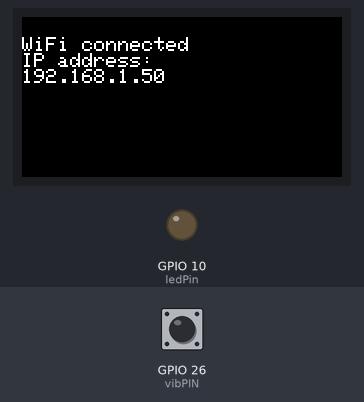
Bench run of a program on a simulated ESP32. Parts: 160×80 colour display, output pins drawn as LEDs (lit = HIGH). Inputs (shaded band) come from the test bench; at power-on: GPIO 26 (vibPIN) LOW. WiFi joins after 1.5 s; servers stay silent unless stated; the local clock reads 2024-03-15 10:24:30 at power-on unless the program sets it; random numbers use the default seed unless the program sets one; no MQTT or app messages arrive unless stated; what the program prints to the serial monitor is not drawn.

Above: at 2.7 s.
At 9.9 s:
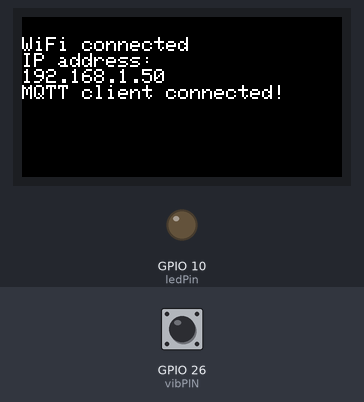
10.0 s: GPIO 26 (vibPIN) pulsed HIGH 2 times (0.12 s each, 0.3 s apart)
At 10.9 s:
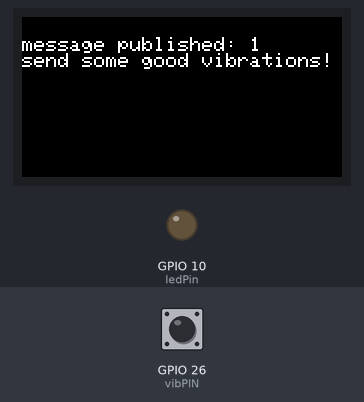
Timing chart, 0 to 13.0 s (numbered marks = the images above; inputs shaded):
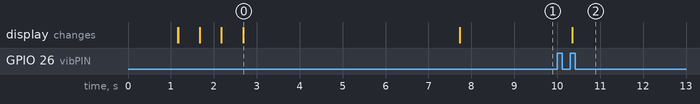

The program:

main.cpp
```cpp
#include <Arduino.h>
#include <M5StickC.h>
#include <Wire.h>

#include "mqttClient.h"
#include "dislpay.h"
#include "vibrationSensor.h"
#include "jsonString.h"

const char* SSID = "*****";
const char* PSK = "*****";
const char * MQTT_BROKER = "*****";
const char * BROKER_PSK = "*****";
const char * BROKER_USER = "*****";
const unsigned int port = 1883;
const int ledPin = 10;
const unsigned int vibPIN= 26;


void setup() {
    M5.begin(true,true,true);
    M5.Lcd.setRotation(1);
    printlnString("running....");
    delay(1000);
    setupWifi(SSID,PSK);
    setupMQTTClient(MQTT_BROKER,port, BROKER_USER,BROKER_PSK);
    Serial.begin(115200);
    pinMode (ledPin, OUTPUT);
    setupVibrationSensor(vibPIN);
}

void loop() {
    int vib =getVibration(vibPIN);
    if (vib > 0) {
        setupNTP();
        startLoop();
        setupDisplay();
        sendMQTTMessage("DHHZ/229/officeAreaDesk1/M5stick/vibrations",createJsonString("M5stick-1", getTimeStamp().c_str(),"m/s^2", vib));
        printString("send some good vibrations!");

    }
    delay(200);
}
```

dislpay.h
```cpp
//
// Created by gra001 on 03.05.2021.
//

#ifndef M5STICK_DISLPAY_H
#define M5STICK_DISLPAY_H
#include <M5StickC.h>
void setupDisplay();
void printWindowContact(bool);
void printlnString(String);
void printString(String);
void printUInt8(uint8_t);

#endif //M5STICK_DISLPAY_H
```

jsonString.h
```cpp
//
// Created by gra001 on 19.05.2021.
//

#ifndef M5STICK_JSONSTRING_H
#define M5STICK_JSONSTRING_H

#include <Arduino.h>

char *createJsonString(const char *device, const char *timestamp, const char *SI, int value);

char *createJsonString(const char *device, const char *timestamp, const char *SI, float value);

char *createJsonString(const char *device, const char *timestamp, const char *SI, byte value);

char *createJsonString(const char *device, const char *timestamp, const char *SI, const char *value);

#endif //M5STICK_JSONSTRING_H
```

mqttClient.h
```cpp
//
// Created by gra001 on 20.05.2021.
//

#ifndef M5STICK_MQTTCLIENT_H
#define M5STICK_MQTTCLIENT_H
#include <PubSubClient.h>
#include <WiFi.h>
#include <Esp.h>
#include "dislpay.h"
#include <NTPClient.h>
#include <ezTime.h>
#include <WiFiUdp.h>


/**************** wifi ****************************************/


void setupWifi(const char * SSID, const char * PSK);


/**************** mqtt ****************************************/

void setupMQTTClient(const char * BROKER, unsigned int Port, const char * USER, const char * PASSWORD);

bool startLoop();

void sendMQTTMessage(char * topic ,char * payload);

/**************** ntp ****************************************/
void setupNTP();
String getTime();
String getTimeStamp();

#endif //M5STICK_MQTTCLIENT_H
```

vibrationSensor.h
```cpp
//
// Created by gra001 on 17.05.2021.
//

#ifndef M5STICK_VIBRATIONSENSOR_H
#define M5STICK_VIBRATIONSENSOR_H
#include <Arduino.h>
void setupVibrationSensor(unsigned int vibPIN);
long unsigned int getVibration(unsigned int vibPIN);
#endif //M5STICK_VIBRATIONSENSOR_H
```

display.cpp
```cpp
//
// Created by gra001 on 03.05.2021.
//

#include "dislpay.h"

void setupDisplay() {
    M5.Lcd.fillScreen(BLACK);
    M5.Lcd.setCursor(0, 10);
    M5.Lcd.setTextColor(WHITE);
    M5.Lcd.setTextSize(1);
}

void printWindowContact(bool closed) {
    M5.Lcd.fillScreen(BLACK);
    M5.Lcd.setCursor(0, 10);
    M5.Lcd.setTextColor(WHITE);
    M5.Lcd.setTextSize(1);
    if (closed){
        M5.Lcd.printf("window closed: true");
    }
    else {
        M5.Lcd.printf("window closed: false");
    }
}

void printlnString(String text){
    M5.Lcd.println(text.c_str());
}
void printString(String text){
    M5.Lcd.print(text.c_str());
}

void printUInt8(uint8_t num) {
    M5.Lcd.println(num);
}
```

jsonString.cpp
```cpp
//
// Created by gra001 on 19.05.2021.
//
#include "jsonString.h"

char buffer[200];

char *createJsonString(const char *device, const char *timestamp, const char *SI, int value) {
    snprintf(buffer, sizeof(buffer), R"({"deviceid": "%s", "timestamp": "%s", "SI": "%s","value": %d})", device, timestamp,
             SI, value);
    return buffer;
}

char * createJsonString(const char *device, const char *timestamp, const char *SI, float value) {
    snprintf(buffer, sizeof(buffer), R"({"deviceid": "%s", "timestamp": "%s", "SI": "%s","value": %f})", device, timestamp,
             SI, value);
    return buffer;
}

char * createJsonString(const char *device, const char *timestamp, const char *SI, byte value) {
    snprintf(buffer, sizeof(buffer), R"({"deviceid": "%s", "timestamp": "%s", "SI": "%s","value": %d})", device, timestamp,
             SI, value);
    return buffer;
}

char *createJsonString(const char *device, const char *timestamp, const char *SI, const char *value) {
    snprintf(buffer, sizeof(buffer), R"({"deviceid": "%s", "timestamp": "%s", "SI": "%s","value": "%s"})", device, timestamp,
             SI, value);
    return buffer;
}
```

mqttClient.cpp
```cpp
//
// Created by gra001 on 20.05.2021.
//

#include "MQTTClient.h"

WiFiClient espClient;
PubSubClient client(espClient);   // mqtt client for the message service
/**************** wifi ****************************************/
void setupWifi(const char *SSID, const char *PSK) {
    printlnString("start connecting to WiFi ... ");
    printlnString(SSID);
    delay(10);
    WiFi.mode(WIFI_STA);
    WiFi.begin(SSID, PSK);
    while (WiFi.status() != WL_CONNECTED) {
        printString(".");
        delay(500);
    }
    setupDisplay();
    printlnString("WiFi connected");
    printlnString("IP address: ");
    printlnString(WiFi.localIP().toString());
    delay(2000);
}

/**************** NTP ****************************************/
void setupNTP(){
    setInterval(60);
    waitForSync();
}

String getTimeStamp(){
    char time[26];
//    time = UTC.dateTime("Y-m-d\\TH:i:s.v").c_str();
    strcpy(time,UTC.dateTime("Y-m-d\\TH:i:s.v").c_str());
    strcat(time,"z");
    return time;
}

String getTime(){
    WiFiUDP ntpUDP;
    NTPClient ntpClient(ntpUDP); //NTP client to get current date
    String formattedTime;
    while(!ntpClient.update()) {
        ntpClient.forceUpdate();
    }
    formattedTime = ntpClient.getFormattedTime();
    return formattedTime;
}

/**************** mqtt ****************************************/


void setupMQTTClient(const char *BROKER, unsigned int Port, const char * USER, const char * PASSWORD) {
    Serial.println("Setup MQTT client");
    client.setServer(BROKER, Port);
    String clientId = "M5client-";
    clientId += String(random(0xffff), HEX);
    const char *clientID = clientId.c_str();
    delay(2000);
    client.connect(clientID,USER,PASSWORD);
    delay(1000);
    if (client.connected()) {
        printlnString("MQTT client connected!");
        delay(1000);
    } else if (client.connected()) {
        delay(1000);
        printlnString("Reconnecting...");
        while (!client.connected()) {
            String clientId = "M5client-";
            clientId += String(random(0xffff), HEX);
            if (!client.connect(clientId.c_str())) {
                setupDisplay();
                printlnString(String(client.state()));
                printlnString(" retrying in 5 seconds");
                delay(5000);
            }
        }
    }
}

bool startLoop(){
    printString("start loop");
//    while(!client.loop()){
    for (int i = 0; i < 20; i++) {
        if (WiFi.status() != WL_CONNECTED) {
            printString("reboot system for Wifi connection!");
            delay(1000);
            ESP.restart();
        }
        if (client.loop()) {
            return true;
        } else if (i == 18) {
            printString("reboot system");
            delay(1000);
            ESP.restart();
        }
        delay(500);
        printString(".");
    }
    return false;
}


void sendMQTTMessage(char *topic, char *payload) {
    setupDisplay();
    bool messagePublished = client.publish(topic, payload);
    while (!messagePublished) {
        messagePublished = client.publish(topic, payload);
        delay(500);
    }
    printString("message published: ");
    printString(String(messagePublished));
    printString("\n");
}
```

vibrationSensor.cpp
```cpp
//
// Created by gra001 on 17.05.2021.
//
#include "vibrationSensor.h"

void setupVibrationSensor(unsigned int vibPIN){
    pinMode(vibPIN,INPUT);
}

long unsigned int getVibration(unsigned int vibPIN) {
    long unsigned int vibration = pulseIn(vibPIN,HIGH);
    return vibration;
}
```

Measured:
- after the input at 10.0 s, the display: changes after 0.35 s (image 2)
- what the display in image 0 shows lasts 5.0 s, from 2.7 s to 7.7 s
